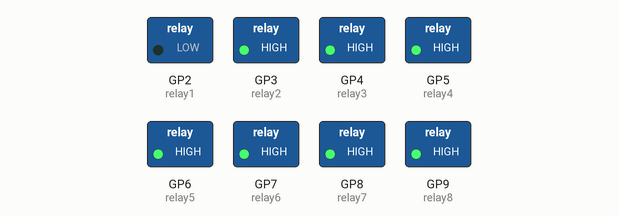
A program run on a simulated Raspberry Pi Pico running MicroPython. Parts: switched loads named in the program (green lamp = pin HIGH).

Above: at 0.2 s.
At 1.2 s:
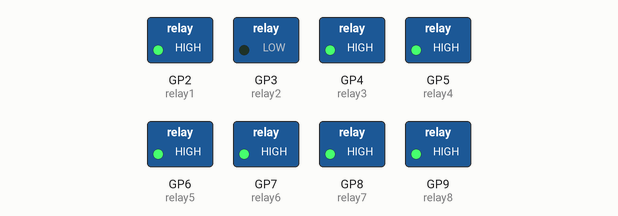
At 2.2 s:
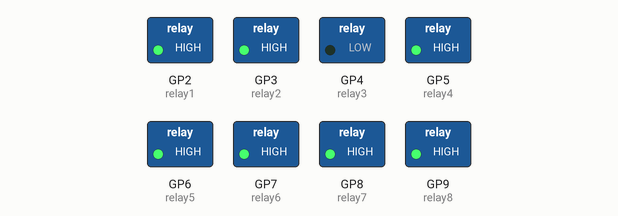
At 5.2 s:
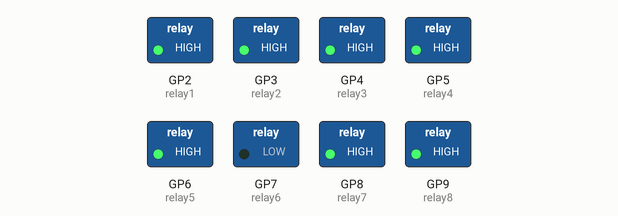
At 7.2 s:
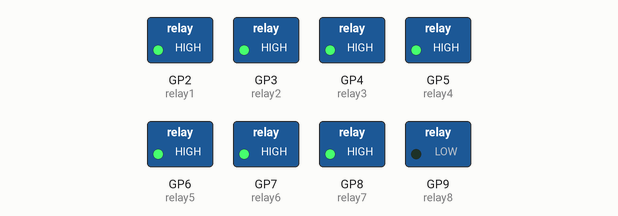
At 9.7 s:
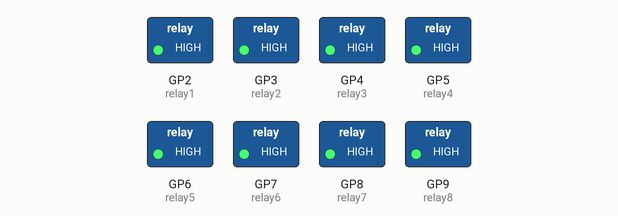
Timing chart, 0 to 10.4 s (numbered marks = the images above):
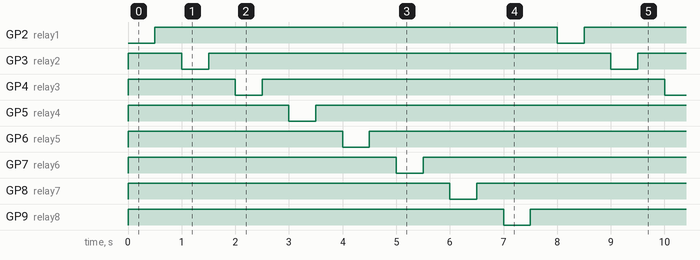

Measured:
- by itself, GP2 (relay1), GP3 (relay2), GP4 (relay3), GP5 (relay4), GP6 (relay5), GP7 (relay6), GP8 (relay7), GP9 (relay8): alternates HIGH for 7.5 s and LOW for 0.50 s
- by itself, everything shown: repeats every 8.0 s, in 16 steps

The program:

example.py
```python
# Sets up eight Raspberry Pi Pico GPIOs as outputs (active-LOW) in MicroPython and repeatedly activates each relay in turn with 0.5s pauses.
#
# Buy this module: https://shillehtek.com/products/8-channel-5v-relay-module
# Full manual: https://shillehtek.com/blogs/shillehtek-product-manuals/8-channel-5v-relay-module-manual
# More examples: https://github.com/shillehbean/shillehtek-examples
#

# 8-Channel 5V Relay Module - Pico MicroPython Example
# IN pins: GP2, GP3, GP4, GP5, GP6, GP7, GP8, GP9
# Active LOW logic.

from machine import Pin
from time import sleep

relay1 = Pin(2, Pin.OUT, value=1)  # start OFF (HIGH)
relay2 = Pin(3, Pin.OUT, value=1)  # start OFF (HIGH)
relay3 = Pin(4, Pin.OUT, value=1)  # start OFF (HIGH)
relay4 = Pin(5, Pin.OUT, value=1)  # start OFF (HIGH)
relay5 = Pin(6, Pin.OUT, value=1)  # start OFF (HIGH)
relay6 = Pin(7, Pin.OUT, value=1)  # start OFF (HIGH)
relay7 = Pin(8, Pin.OUT, value=1)  # start OFF (HIGH)
relay8 = Pin(9, Pin.OUT, value=1)  # start OFF (HIGH)

try:
    while True:
        relay1.value(0)  # Relay 1 ON
        sleep(0.5)
        relay1.value(1)  # Relay 1 OFF
        sleep(0.5)
        relay2.value(0)  # Relay 2 ON
        sleep(0.5)
        relay2.value(1)  # Relay 2 OFF
        sleep(0.5)
        relay3.value(0)  # Relay 3 ON
        sleep(0.5)
        relay3.value(1)  # Relay 3 OFF
        sleep(0.5)
        relay4.value(0)  # Relay 4 ON
        sleep(0.5)
        relay4.value(1)  # Relay 4 OFF
        sleep(0.5)
        relay5.value(0)  # Relay 5 ON
        sleep(0.5)
        relay5.value(1)  # Relay 5 OFF
        sleep(0.5)
        relay6.value(0)  # Relay 6 ON
        sleep(0.5)
        relay6.value(1)  # Relay 6 OFF
        sleep(0.5)
        relay7.value(0)  # Relay 7 ON
        sleep(0.5)
        relay7.value(1)  # Relay 7 OFF
        sleep(0.5)
        relay8.value(0)  # Relay 8 ON
        sleep(0.5)
        relay8.value(1)  # Relay 8 OFF
        sleep(0.5)
except KeyboardInterrupt:
    print("Stopped by user")
```
